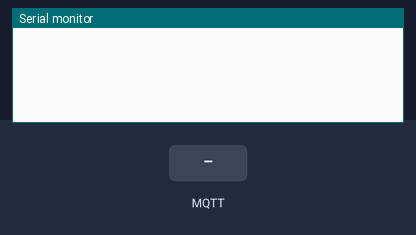
This sketch was run on a simulated ESP32. On the bench: the last lines printed to the serial monitor. Inputs (shaded band) come from the test bench. No MQTT or app messages arrive unless stated.

Above: at 2.3 s.
2.4 s: MQTT message "1" arrives on the first subscribed topic
At 3.6 s:
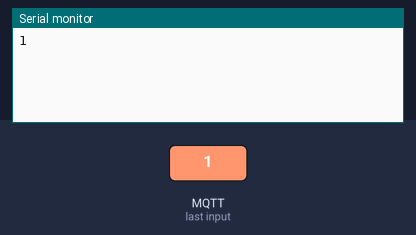
3.9 s: MQTT message "on" arrives on the first subscribed topic
At 4.9 s:
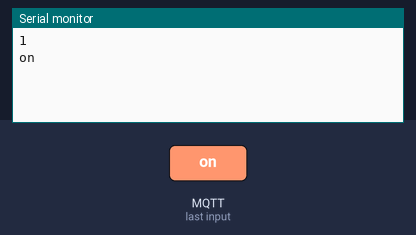
5.4 s: MQTT message "off" arrives on the first subscribed topic
At 6.0 s:
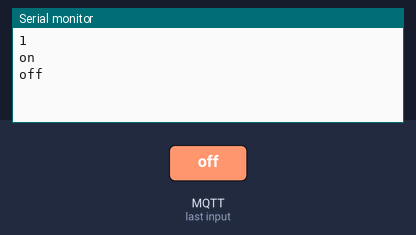

The sketch:

SimpleMQTTClient.ino
```cpp
/*
  SimpleMQTTClient.ino
  The purpose of this exemple is to illustrate a simple handling of MQTT and Wifi connection.
  Once it connects successfully to a Wifi network and a MQTT broker, it subscribe to a topic and send a message to it.
  It will also send a message delayed 5 seconds later.
*/

#include "EspMQTTClient.h"

EspMQTTClient client(
  "PV_WLan",
  "H5@dA56aQ",
  "167.172.184.103",  // MQTT Broker server ip
  "MQTTUsername",   // Can be omitted if not needed
  "MQTTPassword",   // Can be omitted if not needed
  "TestClient",     // Client name that uniquely identify your device
  1883              // The MQTT port, default to 1883. this line can be omitted
);

void setup()
{
  Serial.begin(115200);

  // Optionnal functionnalities of EspMQTTClient :
//  client.enableDebuggingMessages(); // Enable debugging messages sent to serial output
//  client.enableHTTPWebUpdater(); // Enable the web updater. User and password default to values of MQTTUsername and MQTTPassword. These can be overrited with enableHTTPWebUpdater("user", "password").
//  client.enableLastWillMessage("TestClient/lastwill", "I am going offline");  // You can activate the retain flag by setting the third parameter to true
}

// This function is called once everything is connected (Wifi and MQTT)
// WARNING : YOU MUST IMPLEMENT IT IF YOU USE EspMQTTClient
void onConnectionEstablished()
{
  // Subscribe to "mytopic/test" and display received message to Serial
  client.subscribe("/mytopic/test", [](const String & payload) {
    Serial.println(payload);
  });
//
//  // Subscribe to "mytopic/wildcardtest/#" and display received message to Serial
//  client.subscribe("mytopic/wildcardtest/#", [](const String & topic, const String & payload) {
//    Serial.println(topic + ": " + payload);
//  });
//
//  // Publish a message to "mytopic/test"
//  client.publish("/mytopic/test", "This is a message"); // You can activate the retain flag by setting the third parameter to true

  // Execute delayed instructions

    client.executeDelayed(5 * 1000, []() {
      client.publish("/mytopic/test", "This is an other message");
    });

}

void loop()
{
  client.loop();


}
```

Measured:
- after the input at 2.4 s, the serial monitor: prints a new line at once (image 1)
- after the input at 3.9 s, the serial monitor: prints a new line at once (image 2)
- after the input at 5.4 s, the serial monitor: prints a new line at once (image 3)
